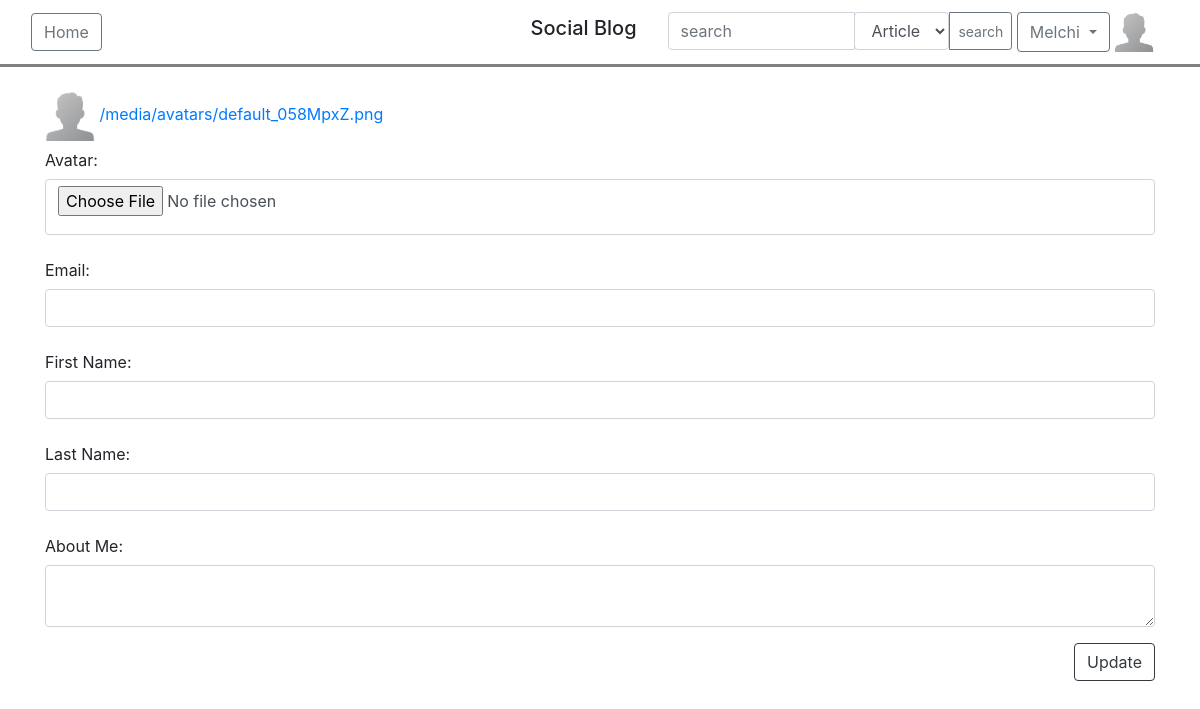
/drf/user/edit (signed in), run on an earlier commit of the app's database.
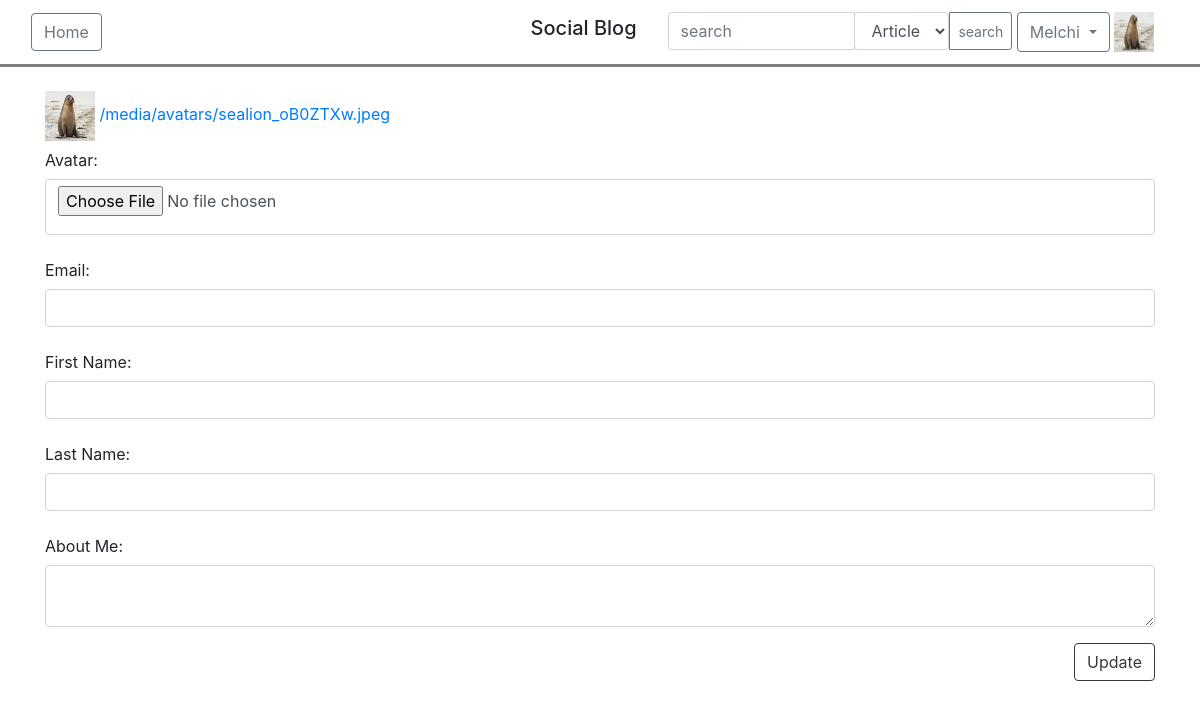
And on a later commit of the database.
### users/models.py (models this page shows, shortened)
class User(AbstractBaseUser, PermissionsMixin):
    email = models.EmailField(('email address'), unique=True)
    firstname = models.CharField(('first name'), max_length=30, blank=True)
    lastname = models.CharField(('last name'), max_length=30, blank=True)
    about_me = models.TextField(('about me'), blank=True)
    date_joined = models.DateTimeField(('date joined'), auto_now_add=True)
    is_active = models.BooleanField(('active'), default=True)
    is_staff = models.BooleanField(('staff'), default=False)
    is_superuser = models.BooleanField(('superuser'), default=False)
    avatar = models.ImageField(upload_to='avatars/', null=True, blank=True, default='avatars/default.png')
    objects = UserManager()
    USERNAME_FIELD = 'email'
    REQUIRED_FIELDS = []
    class Meta:
        verbose_name = ('user')
        verbose_name_plural = ('users')

### blog/views.py (the view)
# urls.py: path('drf/user/edit', EditUserTemplateView.as_view(), name = "drfuseredit"),
class EditUserTemplateView(TemplateView):
    def get(self, request, **kwargs):
        if request.user.is_authenticated:
            return render(request, "drf/edituserDRF.html")
        else:
            Http404("Invalid Access")

### templates/drf/edituserDRF.html (shortened to what this page needs)
{% extends 'base.html' %}
{% load widget_tweaks %}
{% load static %}
{% block home %}
    <a href="{% url 'blog:drfhome' %}" class="btn btn-outline-secondary">Home</a>
{% endblock %}
{% block switch %}
    {% if user.is_authenticated %}
    <form name="search_form">
        <div class="input-group ">
            <input type="text" class="form-control" placeholder="search" aria-label="search" name="search" name="search">
            <div class="input-group-append">
                <select class="form-control" name="search_type" id="search_type">
                    <option value="article">Article</option>
                </select>
                <button class="btn btn-outline-secondary btn-sm" type="submit">search</button>
            </div>
        </div>
    </form>
    <div class="btn-group">
        <button id="btn_name" name="btn_name" type="button" class="btn btn-outline-secondary dropdown-toggle" data-toggle="dropdown" aria-haspopup="true" aria-expanded="false">
            {% if request.user.firstname %}
                {{ request.user.firstname }}
            {% else %}
                {{ request.user.email }}
            {% endif %}
        </button>
    </div>
    <img id="profile_picture" src="{{ request.user.avatar.url }}" width="40" height="40"></img>
    {% endif %}
{% endblock%}
{% block content %}
    <div class="container">
        <div>
            <form method="POST" id="updateUserForm" name="updateUserForm" enctype="multipart/form-data" novalidate>
                <div id="display_default">
                    <img src="{{ request.user.avatar.url }}" width="50" height="50"></img>
                    <a href="http://localhost:8000{{request.user.avatar.url}}">{{request.user.avatar.url}}</a>
                </div>
                <div class="form-group">
                    <label for="avatar" class="col-form-label">Avatar:</label>
                    <input type="file" class="form-control" id="avatar" name="avatar">
                </div>
                <div class="form-group">
                    <label for="email" class="col-form-label">Email:</label>
                    <input type="email" class="form-control" id="email" name="email">
                </div>
                 <div class="form-group">
                    <label for="firstname" class="col-form-label">First Name:</label>
                    <input type="text" class="form-control" id="firstname" name="firstname">
                </div>
                <div class="form-group">
                    <label for="lastname" class="col-form-label">Last Name:</label>
                    <input type="text" class="form-control" id="lastname" name="lastname"></input>
                </div>
                <div class="form-group">
                    <label for="about_me" class="col-form-label">About Me:</label>
                    <textarea class="form-control" row="5" id="about_me" name="about_me"></textarea>
                </div>
            </form>
            <div class="float-right">
                <button class="btn btn-outline-dark" type="button" data-toggle="modal" data-target="#editModal">Update</button>
            </div>
        </div>
    </div>
{% endblock %}

What changed in the data, as far as the page shows it:
changed User "Melchi": user.avatar: picture added in place of a placeholder; user.avatar "/media/avatars/default_058MpxZ.png" → "/media/avatars/sealion_oB0ZTXw.jpeg"
